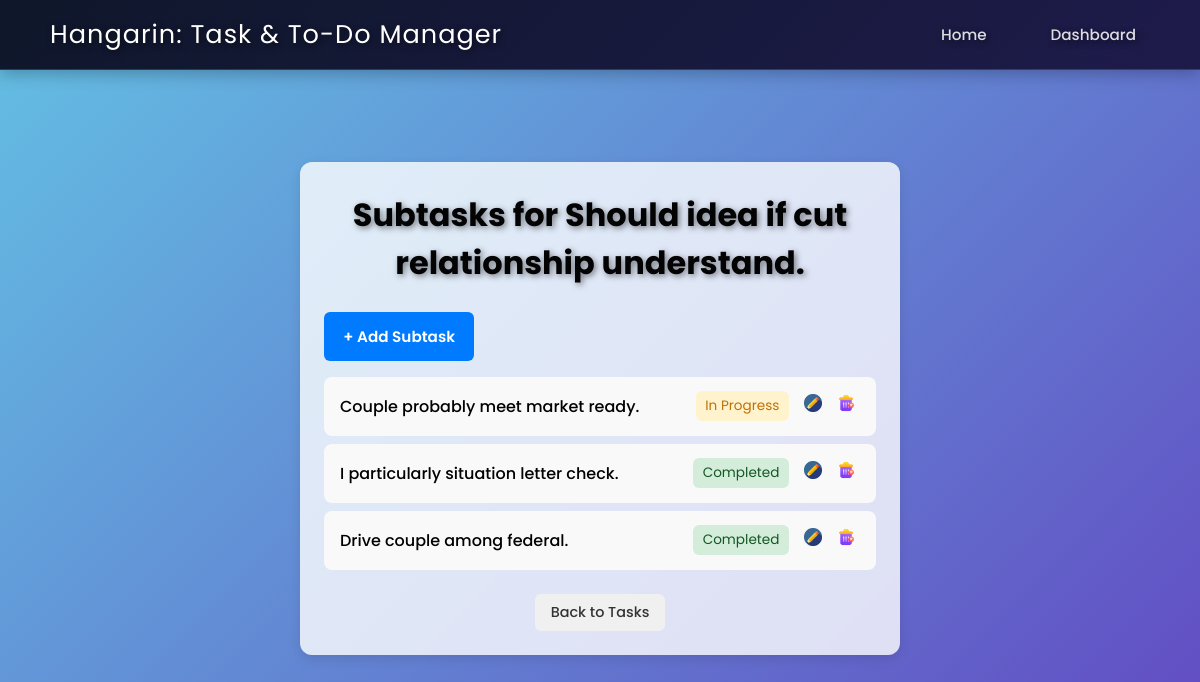
The app's page /task_list/40/subtask/ with its own data.
### tasktodomanager/models.py (models this page shows, shortened)
class BaseModel(models.Model):
    created_at = models.DateTimeField(auto_now_add=True, db_index=True)
    updated_at = models.DateTimeField(auto_now=True)
    class Meta:
        abstract = True

class Task(BaseModel):
    title = models.CharField(max_length=255)
    description = models.TextField()
    deadline = models.DateTimeField()
    status = models.CharField(
        max_length=50,
        choices=[
            ("Pending", "Pending"),
            ("In Progress", "In Progress"),
            ("Completed", "Completed"),
        ],
        default="Pending"
    )
    category = models.ForeignKey(Category, on_delete=models.CASCADE)
    priority = models.ForeignKey(Priority, on_delete=models.CASCADE)

class SubTask(BaseModel):
    parent_task = models.ForeignKey(Task, on_delete=models.CASCADE)
    title = models.CharField(max_length=255)
    status = models.CharField(
        max_length=50,
        choices=[
            ("Pending", "Pending"),
            ("In Progress", "In Progress"),
            ("Completed", "Completed"),
        ],
        default="Pending"
    )

### tasktodomanager/views.py (the view)
# urls.py: path('task_list/<int:task_id>/subtask/', SubtaskListView.as_view(), name='subtask-list'),
class SubtaskListView(ListView):
    model = SubTask
    template_name = 'subtask_list.html'
    context_object_name = 'subtasks'
    def get_queryset(self):
        task = get_object_or_404(Task, pk=self.kwargs['task_id'])
        return SubTask.objects.filter(parent_task=task)
    def get_context_data(self, **kwargs):
        context = super().get_context_data(**kwargs)
        context['task'] = get_object_or_404(Task, pk=self.kwargs['task_id'])
        return context

### templates/subtask_list.html
{% extends 'base.html' %}
{% load static %}
{% block content %}
<div class="subtask-container">
  <h2 class="page-title">Subtasks for {{ task.title }}</h2>
  <div class="subtask-actions">
    <a href="{% url 'subtask-add' task_id=task.id %}" class="subtask-btn subtask-btn-primary">
      + Add Subtask
    </a>
  </div>
  {% if subtasks %}
    <ul class="subtask-list">
      {% for subtask in subtasks %}
        <li class="subtask-item">
        <span class="subtask-title">{{ subtask.title }}</span>
        <span class="subtask-status {{ subtask.status|lower|cut:" " }}">
         {{ subtask.status }}
        </span>
          <div  class="del-edit-icon">
                    <a href="{% url 'subtask-update' task_id=task.id subtask_id=subtask.id %}"><img src="{% static 'img/editbtn.png' %}" alt="Edit Button"></a>
                    <a href="{% url 'subtask-delete' task_id=task.id subtask_id=subtask.id %}" class="text-danger"><img src="{% static 'img/deletebtn.png' %}" alt=""></a>
                </div>
          </li>
      {% endfor %}
    </ul>
  {% else %}
    <p class="empty-message">No subtasks yet.</p>
  {% endif %}
  <div class="actions">
    <a href="{% url 'task-list' %}" class="btn btn-secondary">Back to Tasks</a>
  </div>
</div>
{% endblock %}

### static/CSS/style.css (style rules this page uses)
*, *::before, *::after { box-sizing: border-box; }
body { margin: 0; font-family: 'Poppins', sans-serif; background: linear-gradient(135deg, #63c0e3 0%, #6248c2 100%); min-height: 100dvh; overflow-x: hidden; overflow-y: auto; background-attachment: fixed; }
.page-title { text-shadow: 2px 2px 6px rgba(0,0,0,0.5); font-size: clamp(1.6rem, 5vw, 2rem); font-weight: 700; color: #030303; margin-top: 5px; margin-bottom: 15px; text-align: center; }
.text-danger { color: rgb(255, 0, 0); }
.btn { padding: 0.5rem 1rem; border-radius: 6px; text-decoration: none; font-size: 0.9rem; font-weight: 500; text-align: center; border: none; cursor: pointer; }
.btn-secondary { background: #f0f0f0; color: #333; }
.subtask-container { width: 90%; max-width: 600px; margin: 2rem auto; padding: clamp(1rem, 5vw, 1.5rem); background: rgba(255,255,255,0.8); border-radius: 12px; box-shadow: 0 4px 12px rgba(0,0,0,0.1); }
.subtask-list { list-style: none; padding: 0; }
.subtask-item { display: flex; flex-wrap: wrap; justify-content: space-between; align-items: center; gap: 10px; padding: 0.75rem 1rem; margin-bottom: 0.5rem; background: #f9f9f9; border-radius: 8px; }
.subtask-title { font-weight: 500; flex: 1; word-break: break-word; }
.subtask-status { font-size: 0.85rem; padding: 0.3rem 0.6rem; border-radius: 6px; text-transform: capitalize; white-space: nowrap; }
.subtask-status.completed { background: #d4edda; color: #155724; }
.subtask-status.inprogress { background: #fff3cd; color: #be7106; }
.actions { margin-top: 1.5rem; display: flex; flex-wrap: wrap; gap: 10px; justify-content: center; }
.del-edit-icon { display: flex; justify-content: center; align-items: center; gap: 5px; }
.del-edit-icon img { width: 28px; height: 28px; transition: transform 0.3s ease, opacity 0.3s ease; cursor: pointer; padding: 5px; background: transparent; }
.subtask-btn { display: inline-block; padding: 0.8rem 1.2rem; border-radius: 6px; text-decoration: none; font-size: 0.95rem; font-weight: 600; transition: background-color 0.2s ease; text-align: center; margin-top: 10px; }
.subtask-btn-primary { background-color: #007bff; color: #fff; border: none; }

### records on screen
Task: title "Should idea if cut relationship understand."
SubTask: title "Couple probably meet market ready.", status "In Progress"
SubTask: title "I particularly situation letter check.", status "Completed"
SubTask: title "Drive couple among federal.", status "Completed"
